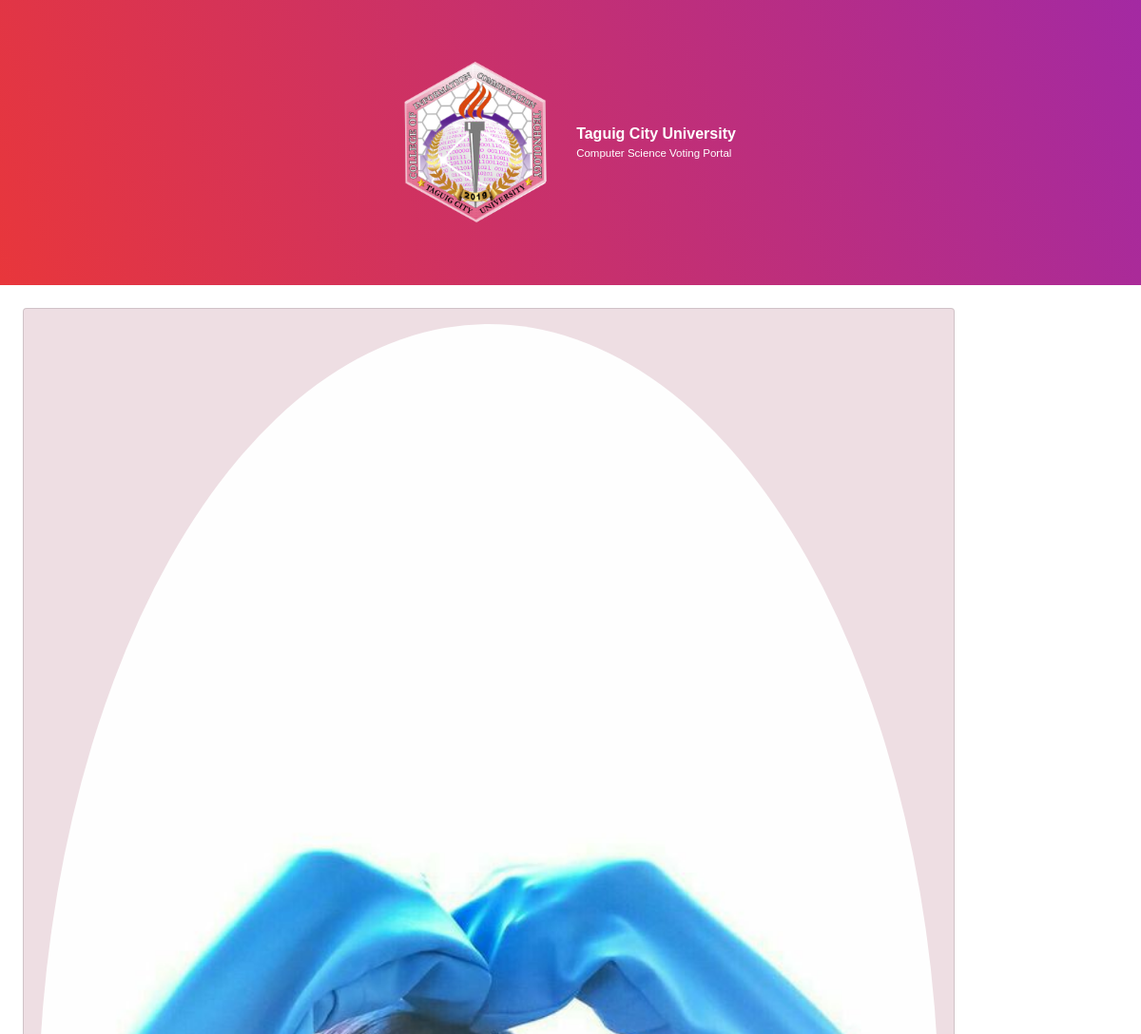
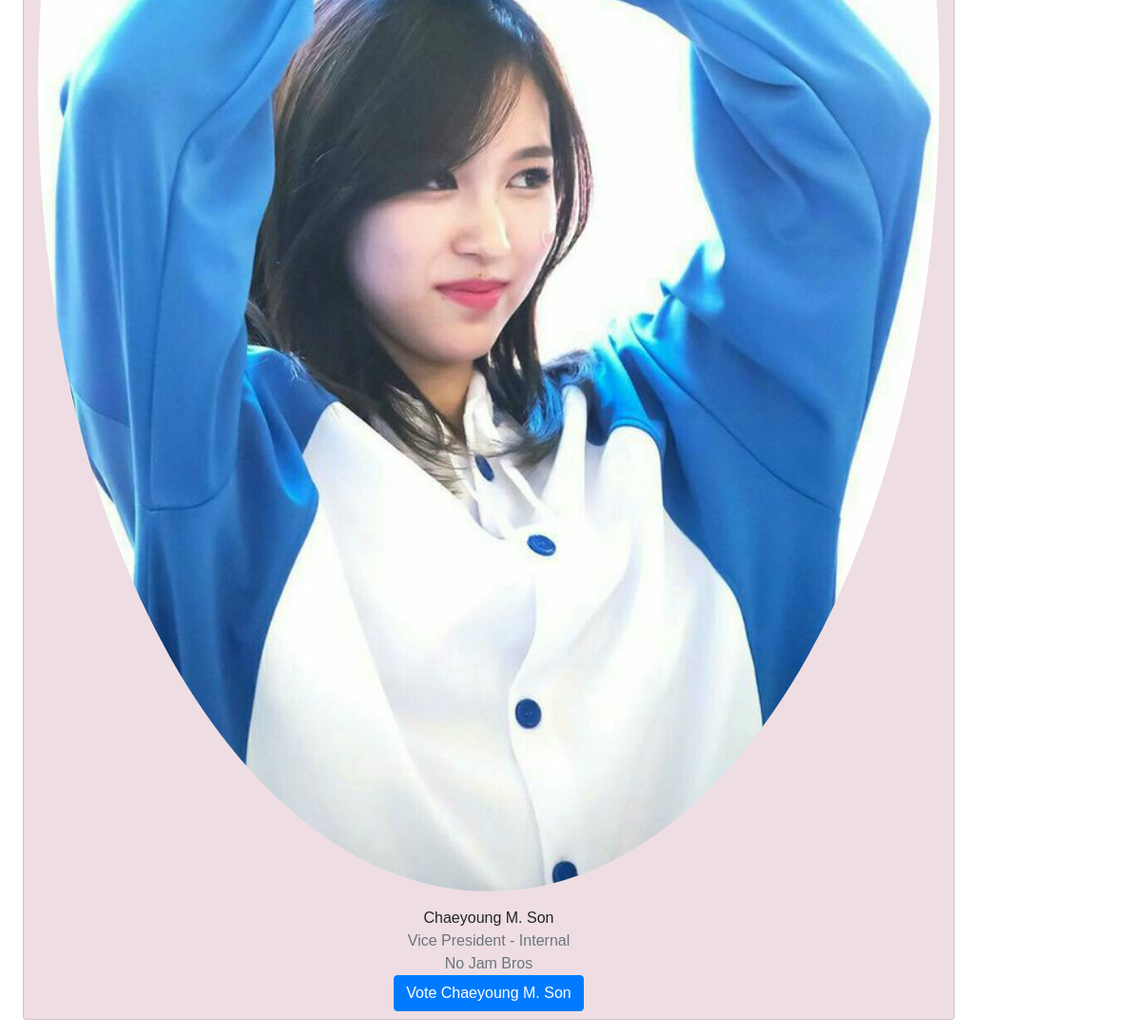
Screenshot of /vpresi.php with the database file from the repository (2 pictures, top to bottom).
### tables this page shows
CREATE TABLE `candidate` (
  `candidatename` varchar(50) NOT NULL,
  `candidatestudentnumber` varchar(50) NOT NULL,
  `candidateage` varchar(50) NOT NULL,
  `candidategender` varchar(10) NOT NULL,
  `candidatecourse` varchar(50) NOT NULL,
  `candidateposition` varchar(50) NOT NULL,
  `candidatepartylist` varchar(50) NOT NULL,
  `candidatepicture` varchar(100) NOT NULL
);

### vpresi.php (the view, shortened to what this page needs)
<!DOCTYPE html>
<html lang="en">
<head>
    <link rel="stylesheet" href="https://cdn.jsdelivr.net/npm/bootstrap@4.3.1/dist/css/bootstrap.min.css">
    <link rel="stylesheet" href="/css/vote.css">
</head>
<body>
    <div class="top">
        <div class="logo">
            <img src="/src/cict.png" class="icon">
        </div>
        <div class="name">
            <p class="schoolname">Taguig City University</p>
            <p class="webname">Computer Science Voting Portal</p>
        </div>
    </div><br>
    <div>
        <?php
        include('connection.php');
        $countquery = "SELECT * FROM candidate WHERE candidateposition = 'Vice President - Internal'";
        $countres = mysqli_query($conn, $countquery);
        while ($getrow = mysqli_fetch_array($countres)) {
            $cname = $getrow["candidatename"];
            $cpos = $getrow["candidateposition"];
            $cstno = $getrow["candidatestudentnumber"];
            $cpartylist = $getrow["candidatepartylist"];
            $imageurl = $getrow["candidatepicture"];
            echo    '<form method = "post">
            <div class="row pb-3 ml-4 mr-0">
                    <div class="col-10 card text-center" style="width: 18rem;">
                            <img src="src/candidate/Vice President - Internal/' . $imageurl . '" class="card-img-top py-3 rounded-circle" alt="...">
                             <div class="card-body py-0 px-0">
                                <p class="card-text">' . $cname . '</p>
                                <p class="text-secondary">' . $cpos . '</p>
                                <p class="text-secondary">' . $cpartylist . '</p>
                                <button class="btn btn-primary mb-2" type="submit" name = "votevpresi" value = "' . $cstno . '" >Vote ' . $cname . ' </button>
                            </div>
                        </div>
                    </div>
                </form>';
        }
        ?>
    </div>
</body>
</html>

### css/vote.css (style rules this page uses)
html { font-size: 1rem; }
body { font-family: Arial, Helvetica, sans-serif; margin: 0 0 0 0; padding: 0 0 0 0; }
p { margin-bottom: 0; }
.webname { font-size: 0.72rem; }
.icon { width: 15vw; }
.top { width: 100%; display: flex; align-items: center; justify-content: center; padding: 5% 0 5% 0; background-image: linear-gradient(247.23deg, #a229a5 -2.25%, #eb3737 104.04%); color: white; column-gap: 1rem; z-index: 2; }
.schoolname { font-weight: bolder; }
.webname, .schoolname { margin-top: 0; margin-bottom: 0; }
.col-10 { background-color: #eedee3; }

### rows the page displays
candidate: candidatepicture (picture), candidatename "Chaeyoung M. Son", candidateposition "Vice President - Internal", candidatepartylist "No Jam Bros"
